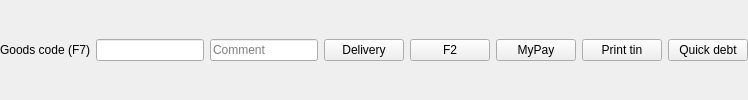
    <widget class="QWidget" name="widget" native="true">
     <layout class="QHBoxLayout" name="horizontalLayout_2">
      <property name="leftMargin">
       <number>0</number>
      </property>
      <property name="topMargin">
       <number>0</number>
      </property>
      <property name="rightMargin">
       <number>0</number>
      </property>
      <property name="bottomMargin">
       <number>0</number>
      </property>
      <item>
       <widget class="QLabel" name="label">
        <property name="text">
         <string>Goods code (F7)</string>
        </property>
       </widget>
      </item>
      <item>
       <widget class="QLineEdit" name="leCode">
        <property name="maximumSize">
         <size>
          <width>300</width>
          <height>16777215</height>
         </size>
        </property>
       </widget>
      </item>
      <item>
       <widget class="QLineEdit" name="leComment">
        <property name="sizePolicy">
         <sizepolicy hsizetype="Expanding" vsizetype="Fixed">
          <horstretch>20</horstretch>
          <verstretch>0</verstretch>
         </sizepolicy>
        </property>
        <property name="maximumSize">
         <size>
          <width>16777215</width>
          <height>16777215</height>
         </size>
        </property>
        <property name="focusPolicy">
         <enum>Qt::FocusPolicy::ClickFocus</enum>
        </property>
        <property name="text">
         <string/>
        </property>
        <property name="placeholderText">
         <string>Comment</string>
        </property>
       </widget>
      </item>
      <item>
       <widget class="QPushButton" name="btnF1">
        <property name="sizePolicy">
         <sizepolicy hsizetype="Minimum" vsizetype="Fixed">
          <horstretch>0</horstretch>
          <verstretch>0</verstretch>
         </sizepolicy>
        </property>
        <property name="focusPolicy">
         <enum>Qt::FocusPolicy::NoFocus</enum>
        </property>
        <property name="text">
         <string>Delivery</string>
        </property>
        <property name="checkable">
         <bool>true</bool>
        </property>
        <property name="checked">
         <bool>false</bool>
        </property>
        <property name="id" stdset="0">
         <number>1</number>
        </property>
       </widget>
      </item>
      <item>
       <widget class="QPushButton" name="btnF2">
        <property name="sizePolicy">
         <sizepolicy hsizetype="Minimum" vsizetype="Fixed">
          <horstretch>0</horstretch>
          <verstretch>0</verstretch>
         </sizepolicy>
        </property>
        <property name="focusPolicy">
         <enum>Qt::FocusPolicy::NoFocus</enum>
        </property>
        <property name="text">
         <string>F2</string>
        </property>
        <property name="checkable">
         <bool>true</bool>
        </property>
        <property name="checked">
         <bool>false</bool>
        </property>
        <property name="id" stdset="0">
         <number>2</number>
        </property>
       </widget>
      </item>
      <item>
       <widget class="QPushButton" name="btnF3">
        <property name="sizePolicy">
         <sizepolicy hsizetype="Minimum" vsizetype="Fixed">
          <horstretch>0</horstretch>
          <verstretch>0</verstretch>
         </sizepolicy>
        </property>
        <property name="focusPolicy">
         <enum>Qt::FocusPolicy::NoFocus</enum>
        </property>
        <property name="text">
         <string>MyPay</string>
        </property>
        <property name="checkable">
         <bool>true</bool>
        </property>
        <property name="checked">
         <bool>false</bool>
        </property>
        <property name="id" stdset="0">
         <number>3</number>
        </property>
       </widget>
      </item>
      <item>
       <widget class="QPushButton" name="btnF4">
        <property name="sizePolicy">
         <sizepolicy hsizetype="Minimum" vsizetype="Fixed">
          <horstretch>0</horstretch>
          <verstretch>0</verstretch>
         </sizepolicy>
        </property>
        <property name="focusPolicy">
         <enum>Qt::FocusPolicy::NoFocus</enum>
        </property>
        <property name="text">
         <string>Print tin</string>
        </property>
        <property name="checkable">
         <bool>true</bool>
        </property>
        <property name="checked">
         <bool>false</bool>
        </property>
        <property name="id" stdset="0">
         <number>4</number>
        </property>
       </widget>
      </item>
      <item>
       <widget class="QPushButton" name="btnF5">
        <property name="sizePolicy">
         <sizepolicy hsizetype="Minimum" vsizetype="Fixed">
          <horstretch>0</horstretch>
          <verstretch>0</verstretch>
         </sizepolicy>
        </property>
        <property name="focusPolicy">
         <enum>Qt::FocusPolicy::NoFocus</enum>
        </property>
        <property name="text">
         <string>Quick debt</string>
        </property>
        <property name="checkable">
         <bool>true</bool>
        </property>
        <property name="checked">
         <bool>false</bool>
        </property>
        <property name="id" stdset="0">
         <number>5</number>
        </property>
       </widget>
      </item>
     </layout>
    </widget>
